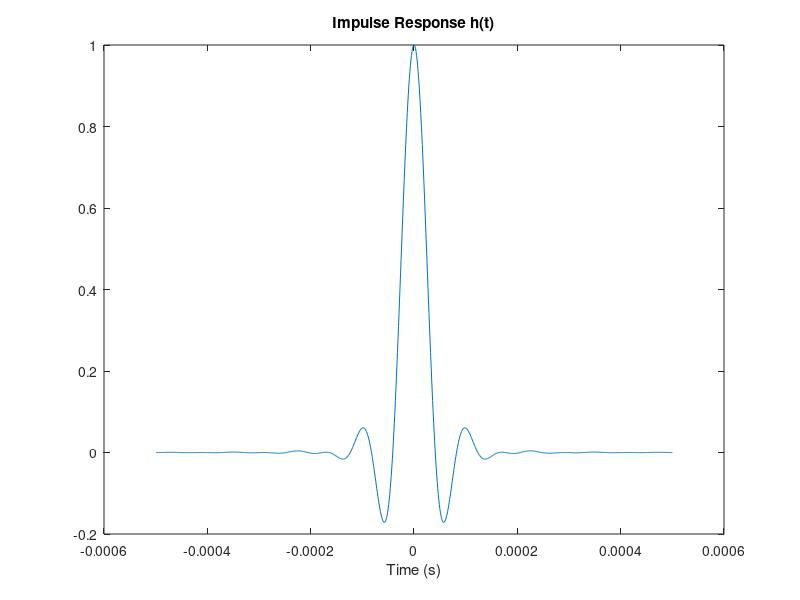
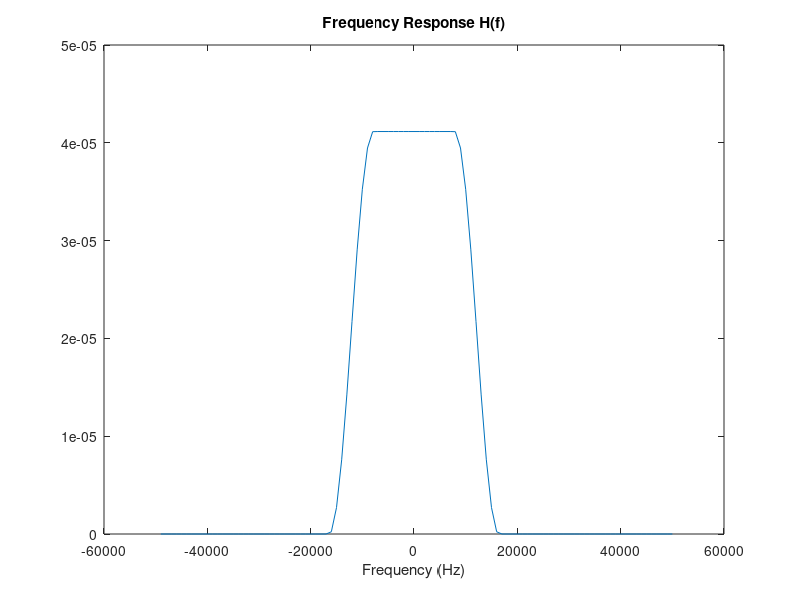

These charts were generated, in order, by the following MATLAB code:
clear all
close all

Ts = 1/24.3; % ks
alpha = .35;

h = zeros(1000,1);
for t = 1:1000
    h(t) = sinc((t-500)/1000/Ts)*(cos(pi*alpha*(t-500)/1000/Ts)/(1-4*alpha^2*((t-500)/1000)^2/Ts^2));
end

H = zeros(100,1);
for f = 1:100
    if abs(f-50)<=(1-alpha)/(2*Ts)
        H(f) = Ts;
    elseif abs(f-50)<=(1+alpha)/(2*Ts)
        H(f) = Ts/2 * (1+cos(pi*Ts/alpha*(abs(f-50)-(1-alpha)/(2*Ts))));
    end
end

figure(1)
x = 1:1000;
x = (x-500)/10e5;
plot(x,h)
title('Impulse Response h(t)')
xlabel('Time (s)')

figure(2)
X = 1:100;
X = (X-50)*1000;
plot(X,H/1000)
title('Frequency Response H(f)')
xlabel('Frequency (Hz)')